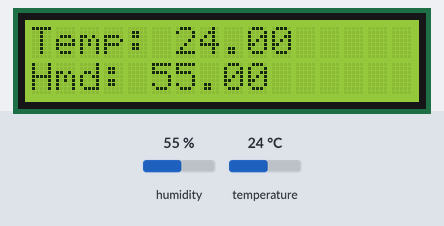
Simulated run of this sketch. Board: Arduino Uno, built with avr-gcc and run on an emulated ATmega328P. On the bench: 16×2 character LCD. Inputs (shaded band) come from the test bench; at power-on: temperature 24 °C, humidity 55 %. What the sketch prints to the serial monitor is not drawn.

Above: at 2.7 s.
2.8 s: temperature set to 12 °C
At 5.3 s:
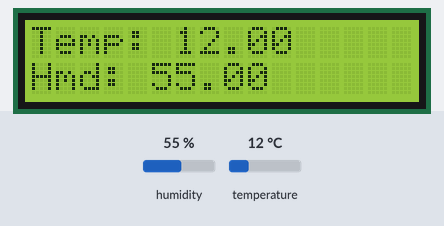
5.8 s: humidity set to 22 %
At 6.6 s:
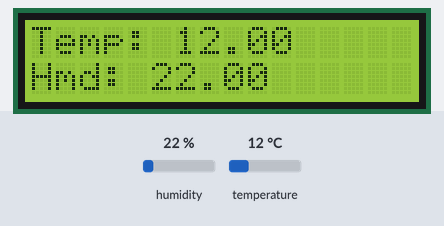
8.8 s: temperature set to 19 °C
At 10.5 s:
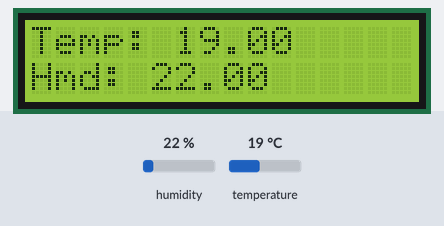
11.8 s: humidity set to 40 %
At 13.0 s:
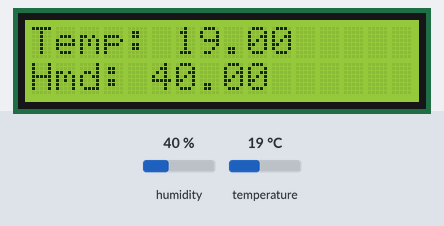
Timing chart, 0 to 14.8 s (numbered marks = the images above; inputs shaded):
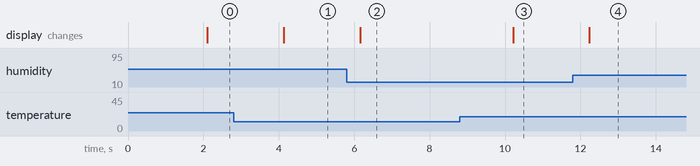

The sketch:

read_temp_arduino.ino
```cpp
#include "LiquidCrystal_I2C.h" // Libreria para utulizar LCD con adaptador i2c
#include "Adafruit_Sensor.h" // Libreria necesaria para LiquidCrystal_I2C
#include "Wire.h" // Libreria para utilizar i2c
#include "DHT.h" // Libreria para leer sensor DHT22 u DHT11

// Constructor de la librería de LCD 16x2
// Aqui se configuran los pines asignados a la pantalla del PCF8574
LiquidCrystal_I2C lcd (0x3F, 2, 1, 0, 4, 5, 6, 7, 3, POSITIVE);

#define DHTTYPE DHT22   // Definimos el sensor DHT22 o DHT11
#define DHTPIN 2     // Definimos el Pin al que se conecto el sensor DHT
DHT dht(DHTPIN, DHTTYPE); // Cargamos la configuracion del Pin de lectura y el Tipo de DHT

void setup() {
  lcd.begin(16, 2); // Indica a la libreria que tenemos conectada una pantalla de 16x2
  lcd.home (); // Movemos el cursor a la primera posición de la pantalla (0, 0)
  lcd.print("Bienvenido"); // Mostramos un mensage en LCD al Iniciar
  Serial.begin(9600); // Inicialisa la interfas serial a 9600 baudios
  dht.begin(); //Inicialisa la lectura del sensor DHT
}

void loop() {
  delay(2000); // Tiempo de espera entre lecturas

  float h = dht.readHumidity(); // leemos humedad y asignamos valor a variable
  float t = dht.readTemperature(); // leemos temperatura y asignamos valor a varialbe
  float f = dht.readTemperature(true); // leemos temperatura en Farenheit y asignamos valor a varialbe

  if (isnan(h) || isnan(t)) { //comprovamos que las lecturas tengan algun valor
    Serial.println(F("Error al leer sensor DHT!")); // Si ocurrio algun error en la lectura mostramos mensaje por puerto serial
    lcd.clear(); // Limpiamos pantalla de LCD
    lcd.home (); // Movemos el cursor a la primera posición de la pantalla (0, 0)
    lcd.print("Error sensor DHT"); //Si ocurrio algun error en la lectura mostramos en pantalla LCD mensaje de error
    return; // Al finalisar el envio de mensaje volvemos a intentar leer el sensor hasta conseguir algun valor aceptable
  }

  //Serial.print(F("Humedad: ")); //mandamos por puerto serial menseje de Humedad
  //Serial.print(h); //seguido mandamos por puerto serial el valor de la humedad relativa
  //Serial.print("% \n"); //seguido el simbolo de porciento y un salto de linea

  lcd.setCursor(0,1); //ponemos el cursor al principio de la segunda linea de la LCD
  lcd.print("Hmd: "); // seguido enviamos el texto refrente al a la Humedad a la pantalla LCD
  lcd.print(h); // seguido el valor de la Humedad relativa

  //Serial.print(F("Temperatura: ")); //mandamos por puerto serial menseje de Temperatura
  Serial.print(t); //seguido mandamos por puerto serial el valor de la Temperatura
  //Serial.print(F("°C \n")); //seguido el simbolo de grados centigrados y un salto de linea

  lcd.setCursor(0,0); // ponemos el cursor al principio de la primer linea de la LCD
  lcd.print("Temp: "); // seguido enviamos el texto refrente al a la Temperatura a la pantalla LCD
  lcd.print(t); // seguido el valor de la Temperatura

}
```

Measured:
- after the input at 2.8 s, the display: changes after 1.3 s (image 1)
- after the input at 5.8 s, the display: changes after 0.36 s (image 2)
- after the input at 8.8 s, the display: changes after 1.4 s (image 3)
- after the input at 11.8 s, the display: changes after 0.44 s (image 4)
